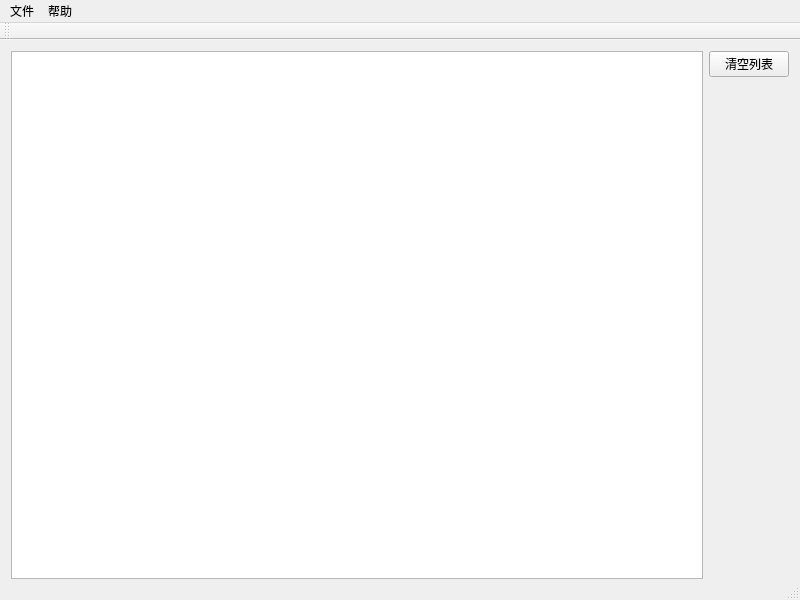
<?xml version="1.0" encoding="UTF-8"?>
<ui version="4.0">
 <class>CompilingExp1Class</class>
 <widget class="QMainWindow" name="CompilingExp1Class">
  <property name="geometry">
   <rect>
    <x>0</x>
    <y>0</y>
    <width>800</width>
    <height>600</height>
   </rect>
  </property>
  <property name="minimumSize">
   <size>
    <width>800</width>
    <height>600</height>
   </size>
  </property>
  <property name="font">
   <font>
    <family>微软雅黑</family>
   </font>
  </property>
  <property name="windowTitle">
   <string>C++单词拼装器</string>
  </property>
  <property name="windowIcon">
   <iconset>
    <normaloff>icons/analyzser.ico</normaloff>icons/analyzser.ico</iconset>
  </property>
  <widget class="QWidget" name="centralWidget">
   <property name="minimumSize">
    <size>
     <width>800</width>
     <height>550</height>
    </size>
   </property>
   <layout class="QGridLayout" name="gridLayout_2">
    <item row="1" column="0">
     <widget class="QTableWidget" name="restable">
      <attribute name="horizontalHeaderShowSortIndicator" stdset="0">
       <bool>false</bool>
      </attribute>
     </widget>
    </item>
    <item row="1" column="4">
     <layout class="QVBoxLayout" name="verticalLayout_3">
      <item>
       <widget class="QPushButton" name="btnClear">
        <property name="text">
         <string>清空列表</string>
        </property>
       </widget>
      </item>
      <item>
       <spacer name="verticalSpacer">
        <property name="orientation">
         <enum>Qt::Vertical</enum>
        </property>
        <property name="sizeHint" stdset="0">
         <size>
          <width>20</width>
          <height>40</height>
         </size>
        </property>
       </spacer>
      </item>
     </layout>
    </item>
   </layout>
  </widget>
  <widget class="QMenuBar" name="menuBar">
   <property name="geometry">
    <rect>
     <x>0</x>
     <y>0</y>
     <width>800</width>
     <height>22</height>
    </rect>
   </property>
   <widget class="QMenu" name="helpmenu">
    <property name="title">
     <string>帮助</string>
    </property>
    <addaction name="aboutapp"/>
   </widget>
   <widget class="QMenu" name="filemenu">
    <property name="title">
     <string>文件</string>
    </property>
    <addaction name="openfile"/>
    <addaction name="saveres"/>
    <addaction name="separator"/>
    <addaction name="opensample"/>
   </widget>
   <addaction name="filemenu"/>
   <addaction name="helpmenu"/>
  </widget>
  <widget class="QToolBar" name="mainToolBar">
   <attribute name="toolBarArea">
    <enum>TopToolBarArea</enum>
   </attribute>
   <attribute name="toolBarBreak">
    <bool>false</bool>
   </attribute>
  </widget>
  <widget class="QStatusBar" name="statusBar"/>
  <action name="openfile">
   <property name="icon">
    <iconset theme="document-open">
     <normaloff>.</normaloff>.</iconset>
   </property>
   <property name="text">
    <string>打开文件</string>
   </property>
  </action>
  <action name="saveres">
   <property name="text">
    <string>保存结果</string>
   </property>
  </action>
  <action name="opensample">
   <property name="text">
    <string>打开示例文件</string>
   </property>
  </action>
  <action name="openkeywords">
   <property name="text">
    <string>支持的关键字</string>
   </property>
  </action>
  <action name="aboutapp">
   <property name="text">
    <string>关于本应用</string>
   </property>
  </action>
 </widget>
 <layoutdefault spacing="6" margin="11"/>
 <resources>
  <include location="CompilingExp1.qrc"/>
 </resources>
 <connections/>
</ui>
